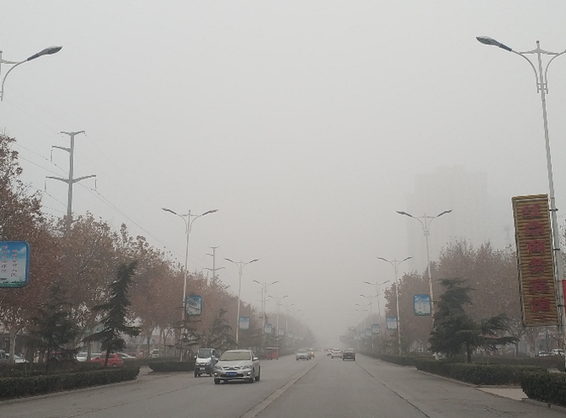
#> input picture images/1.png, 566 x 418 px, shrunk from 672 x 496 before the run, given in place of 110.png, which was not available
$ jupyter execute --allow-errors dark_channel_dehazing.ipynb
#> lines starting #> are read from the running program, lines starting #| are printed output that depends on the picture; after the words box and inside, x2 and y2 are one past the last pixel; in counts of white or black regions, pixels touching at a corner belong together; pictures that were not available may be replaced by others from this repository, and a replacement may not be noted
[cell 1]
import cv2
import numpy as np
import matplotlib.pyplot as plt
import math


def guided_filter(I,p,win_size,eps):

    mean_I = cv2.blur(I,(win_size,win_size))
    mean_p = cv2.blur(p,(win_size,win_size))

    corr_I = cv2.blur(I*I,(win_size,win_size))
    corr_Ip = cv2.blur(I*p,(win_size,win_size))

    var_I = corr_I-mean_I*mean_I
    cov_Ip = corr_Ip - mean_I*mean_p

    a = cov_Ip/(var_I+eps)
    b = mean_p-a*mean_I

    mean_a = cv2.blur(a,(win_size,win_size))
    mean_b = cv2.blur(b,(win_size,win_size))

    q = mean_a*I + mean_b
    return q
def get_min_channel(img):
    return np.min(img,axis=2)
def get_max_channel(img):
    return np.max(img,axis=2)
def min_filter(img,r=7):
    side_len = 2*r+1
    kernel = np.ones((side_len,side_len))
    return cv2.erode(img,kernel)#最小值滤波器，可用腐蚀替代
def max_filter(img,r=7):
    side_len = 2*r+1
    kernel = np.ones((side_len,side_len))
    return cv2.dilate(img,kernel)#最大值滤波器，用膨胀替代

def get_A(img_haze,name,dark_channel,bins_l,rate=0.001):
    hist,bins = np.histogram(dark_channel,bins=bins_l)#得到直方图
    num = dark_channel.size * (1-rate)
    d = np.cumsum(hist)#累加
    threshold=0
    for i in range(bins_l-1,0,-1):
        if d[i]<=num:
            threshold=i
            break
    A = img_haze[dark_channel>=bins[threshold]].max()
    #候选区域标记为红色
    show  = np.copy(img_haze)
    show[dark_channel>=bins[threshold]] = 0,0,255
    cv2.imwrite('./result0/most_haze_opaque_region/most_haze_opaque_region'+name+'.jpg',show)
    return A
def get_t(dark_channel,A,t0=0.1,w=0.95):
    dark_channel = np.float32(dark_channel)
    t = 1-w*dark_channel/A #需要乘上一系数w，为远处的物体保留少量的雾
    t = np.clip(t,t0,1)#论文中提到t(x)趋于0容易产生噪声，所以设置一最小值0.1
    return t
def dark_channel_dehaze(I,name):
    dark_channel = get_min_channel(I)
    dark_channel_1 = min_filter(dark_channel,r=7)
    #cv2.imwrite('./result0/dark_channel/dark_channel'+name+'.png', dark_channel_1)

    A = get_A(I,name,dark_channel_1,bins_l=256)
    print(A)
    t = get_t(dark_channel_1,A)
    #cv2.imwrite('./result0/rough_t/rought'+name+'.png', t*255.0)


#     gray_I = cv2.imread('./HR0/'+str(0) + '.png',cv2.IMREAD_GRAYSCALE)
    gray_I = cv2.cvtColor(I,cv2.COLOR_BGR2GRAY)

    t = guided_filter(gray_I/255.0,t,15,0.001)
    #cv2.imwrite('./gray_optimalt'+name+'.png', t*255.0)

    #cv2.imshow('dark_t',t)
    t = t[:,:,np.newaxis].repeat(3,axis=2)#升维至(r,w,3)

    I = np.float32(I)#先变为float32再参与计算，否则结果很不一样
    J = (I-A)/t + A

    J = np.clip(J,0,255)#这两句位置不能交换，本身J里面数据的取值是可能超过255（uint8的取值上限）
    J = np.uint8(J)
    return J

[cell 2]
i = 110
I = cv2.imread('./images/'+str(i) + '.png')
#> I is the input picture: shape (418, 566, 3); mean B, G, R 159.7, 162.9, 165.2
J = dark_channel_dehaze(I,str(i))
#> in min_filter, `return cv2.erode(img,kernel)#最小值滤波器，可用腐蚀替代`:
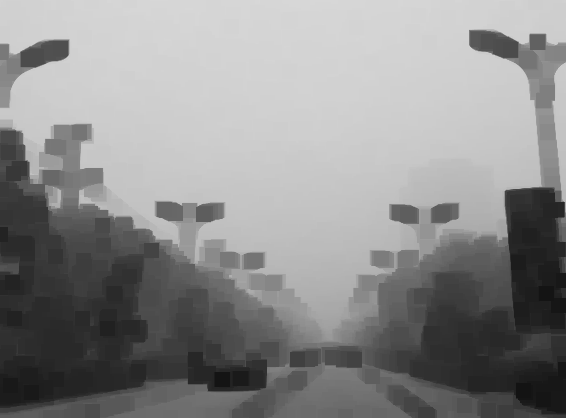
#> returned value: shape (418, 566); min 19, max 216, mean 140.2
#> in get_A, `hist,bins = np.histogram(dark_channel,bins=bins_l)#得到直方图`: hist = 256 values, max 7752 at index 246, min 0 at index 4, mean 924.2; bins = 257 values from 19 to 216
#> in get_A, `d = np.cumsum(hist)#累加`: d = 256 values from 225 to 236588
#> in get_A, `A = img_haze[dark_channel>=bins[threshold]].max()`: A = 222
#> in get_A, `show[dark_channel>=bins[threshold]] = 0,0,255`:
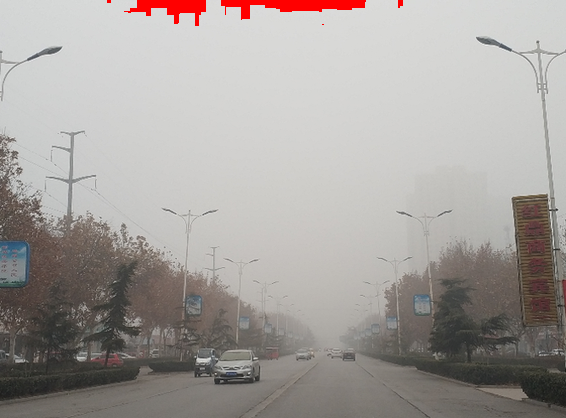
#> show: shape (418, 566, 3); 1.02% of pixels changed, all inside (x1, y1, x2, y2) = (107, 0, 403, 26)
#| 222
#> in guided_filter, `corr_I = cv2.blur(I*I,(win_size,win_size))`:
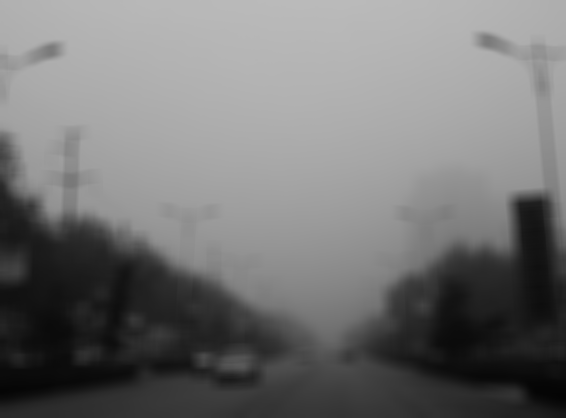
#> corr_I: shape (418, 566) float64; min 0.0182, max 0.731, mean 0.457
#> in guided_filter, `var_I = corr_I-mean_I*mean_I`:
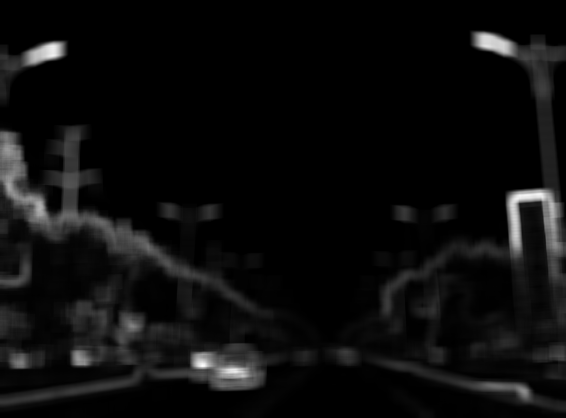
#> var_I: shape (418, 566) float64; min 1.32e-06, max 0.0423, mean 0.00215; drawn with min black and max white
#> in guided_filter, `a = cov_Ip/(var_I+eps)`:
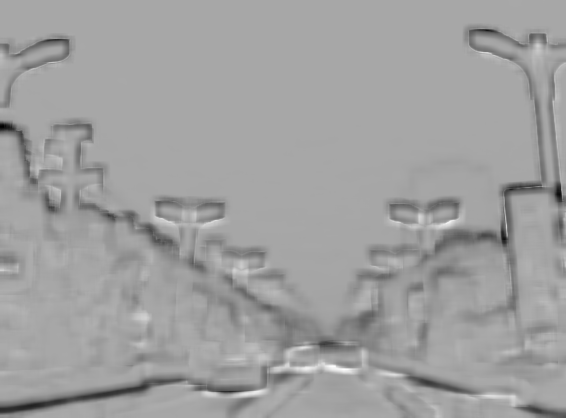
#> a: shape (418, 566) float64; min -1.63, max 0.845, mean -0.0744; drawn with min black and max white
#> in guided_filter, `mean_a = cv2.blur(a,(win_size,win_size))`:
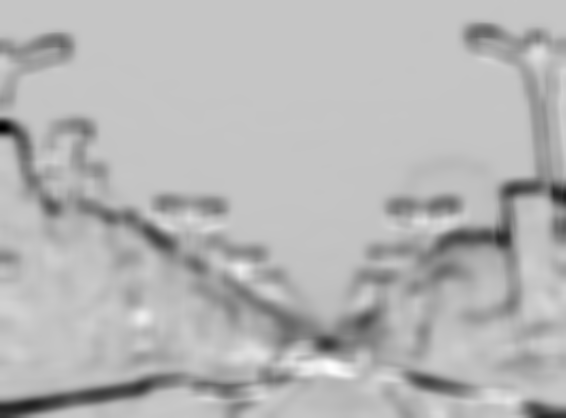
#> mean_a: shape (418, 566) float64; min -0.916, max 0.267, mean -0.0745; drawn with min black and max white
#> in guided_filter, `mean_b = cv2.blur(b,(win_size,win_size))`:
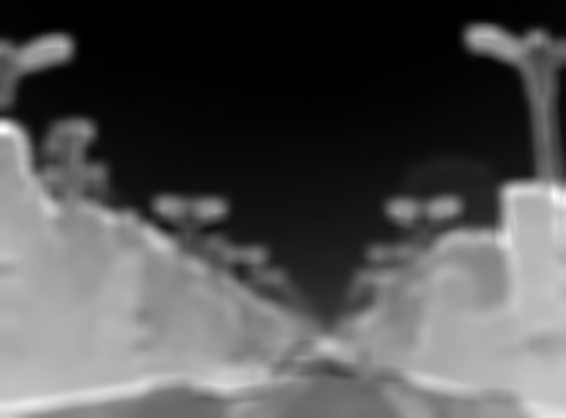
#> mean_b: shape (418, 566) float64; min 0.1, max 1.15, mean 0.445; drawn with min black and max white


cv2.imshow('dark_J',J)
cv2.waitKey(0)
cv2.destroyAllWindows()

[cell 3]
def max_min_filter(image,r=7,flag=True,divide=1,borderType=cv2.BORDER_REPLICATE):
    img = image.copy()
    new_img = cv2.copyMakeBorder(img,r,r,r,r,borderType)
    h,w = img.shape
    for i in range(h//divide):
        for j in range(w):
            if flag:
                img[i,j]=new_img[i:i+2*r+1,j:j+2*r+1].max()
            else:
                img[i,j]=new_img[i:i+2*r+1,j:j+2*r+1].min()
    return img


#对亮度限制对比度自适应直方图均衡化CLAHE
def clahe_v(image,clipLimit=2.0, tileGridSize=(8, 8)):
    img_hsv = cv2.cvtColor(image, cv2.COLOR_BGR2HSV)
    h, s, v = cv2.split(img_hsv)
    clahe = cv2.createCLAHE(clipLimit, tileGridSize)
    v = clahe.apply(v)
    image_clahe = cv2.merge([h, s, v])
    image_clahe = cv2.cvtColor(image_clahe, cv2.COLOR_HSV2BGR)
    return image_clahe
# 限制对比度自适应直方图均衡化CLAHE
def clahe(image,clipLimit=2.0, tileGridSize=(8, 8)):
    b, g, r = cv2.split(image)
    clahe = cv2.createCLAHE(clipLimit, tileGridSize)
    b = clahe.apply(b)
    g = clahe.apply(g)
    r = clahe.apply(r)
    image_clahe = cv2.merge([b, g, r])
    return image_clahe

#> (a cell that did not finish here is left out)

[cell 5]
import time
def dark_channel_dehaze(I,name):
    dark_channel = get_min_channel(I)
    dark_channel_1 = max_min_filter(dark_channel,r=7,flag=False)
    # [5 lines of commented-out code are left out]
    A=255
    t = get_t(dark_channel_1,A)
    #cv2.imwrite('./result0/rough_t/rought'+name+'.png', t*255.0)


    gray_I = cv2.cvtColor(I,cv2.COLOR_BGR2GRAY)

    t = guided_filter(gray_I/255.0,t,15,0.001)
    #cv2.imwrite('./result0/gray_optimalt'+name+'.png', t*255.0)

    #cv2.imshow('dark_t',t)
    t = t[:,:,np.newaxis].repeat(3,axis=2)#升维至(r,w,3)

    I = np.float32(I)#先变为float32再参与计算，否则结果很不一样
    J = (I-A)/t + A

    J = np.clip(J,0,255)#这两句位置不能交换，本身J里面数据的取值是可能超过255（uint8的取值上限）
    J = np.uint8(J)
    return J

i = 110
I = cv2.imread('./images/'+str(i) + '.png')
time1 = time.time()
J = dark_channel_dehaze(I,str(i))
#> call 2 of guided_filter, with win_size = 15, eps = 0.001
#> in guided_filter (call 2), `mean_p = cv2.blur(p,(win_size,win_size))`:
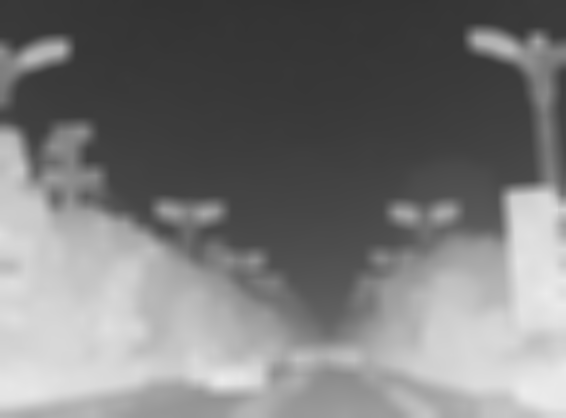
#> mean_p: shape (418, 566) float32; min 0.199, max 0.929, mean 0.478
#> in guided_filter (call 2), `corr_Ip = cv2.blur(I*p,(win_size,win_size))`:
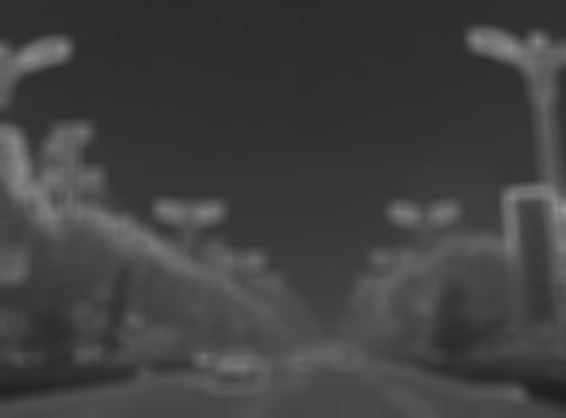
#> corr_Ip: shape (418, 566) float64; min 0.122, max 0.595, mean 0.256
#> in dark_channel_dehaze, `J = np.clip(J,0,255)#这两句位置不能交换，本身J里面数据的取值是可能超过255（uint8的取值上限）`:
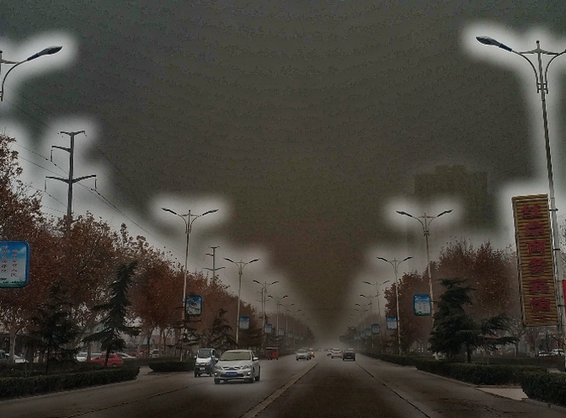
#> J: shape (418, 566, 3) float64; mean B, G, R 59.3, 66.3, 69.7
time2 = time.time()
print("time:"+str(time2-time1))

cv2.imshow('dark_J',J)
cv2.imwrite('./result_improved/dark_J_' + str(i) +'.png',J)
cv2.waitKey(0)
cv2.destroyAllWindows()

$ run again, on images/102.png
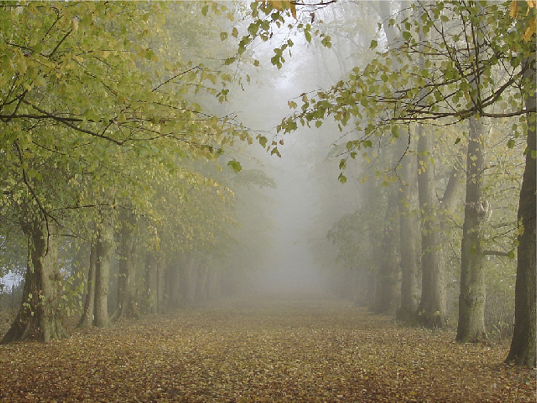
#> input picture images/102.png, 537 x 403 px, given in place of 110.png, which was not available
#> I is the input picture: shape (403, 537, 3); mean B, G, R 95, 127.3, 133.7
#> in min_filter, `return cv2.erode(img,kernel)#最小值滤波器，可用腐蚀替代`:
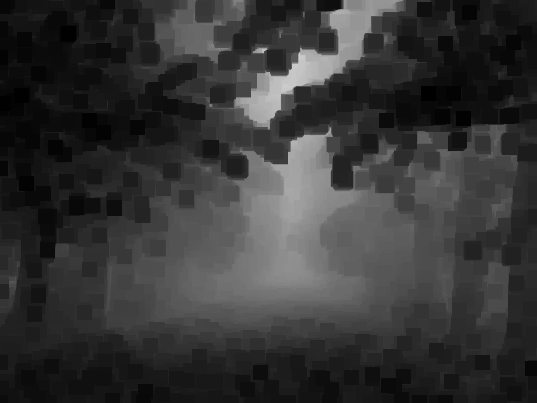
#> returned value: shape (403, 537); min 0, max 207, mean 53.5
#> hist = 256 values, max 4463 at index 23, min 0 at index 5, mean 845.4; bins = 257 values from 0 to 207
#> d = 256 values from 225 to 216411
#> in get_A, `A = img_haze[dark_channel>=bins[threshold]].max()`: A = 245
#> show: shape (403, 537, 3); 0.15% of pixels changed, all inside (x1, y1, x2, y2) = (282, 53, 305, 92)
#| 245
#> in max_min_filter, `new_img = cv2.copyMakeBorder(img,r,r,r,r,borderType)`:
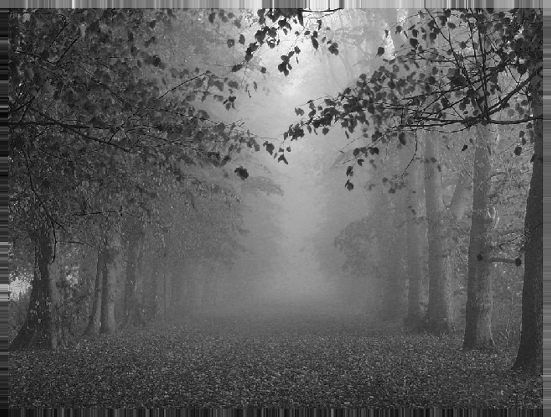
#> new_img: shape (417, 551); min 0, max 255, mean 94.4

$ run again, on images/103.png
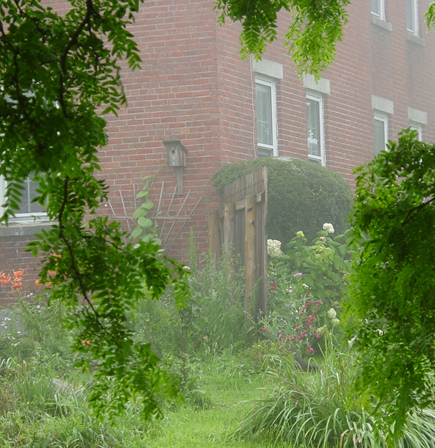
#> input picture images/103.png, 435 x 448 px, given in place of 110.png, which was not available
#> I is the input picture: shape (448, 435, 3); mean B, G, R 82.7, 127.6, 113.3
#> hist = 256 values, max 79733 at index 0, min 0 at index 2, mean 761.2; bins = 257 values from 0 to 159
#> d = 256 values from 79733 to 194880
#> in get_A, `A = img_haze[dark_channel>=bins[threshold]].max()`: A = 226
#> show: shape (448, 435, 3); 0.12% of pixels changed, all inside (x1, y1, x2, y2) = (377, 0, 419, 21)
#| 226
#> in max_min_filter, `new_img = cv2.copyMakeBorder(img,r,r,r,r,borderType)`:
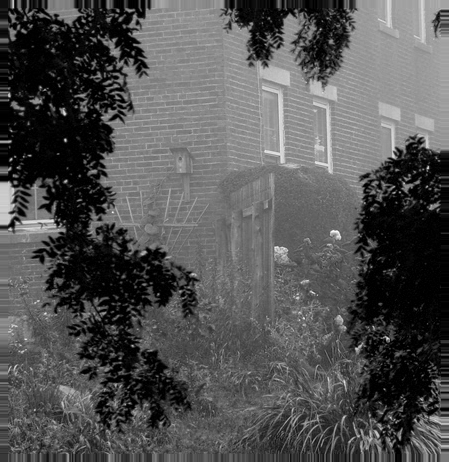
#> new_img: shape (462, 449); min 0, max 252, mean 82.1
